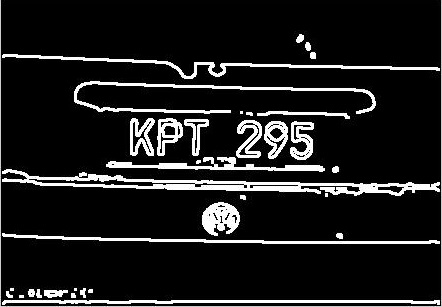
%> input picture origin/1.jpg, 442 x 307 px
$ octave main.m   (GNU Octave 9; MATLAB toolbox functions it lacks are replaced by stand-ins)
%> lines starting %> are read from the running program, lines starting %| are printed output that depends on the picture
test1 = imread('.\origin\1.jpg');
%> test1 is the input picture: size 307x442x3 uint8; min 0, max 255, mean 30
test2 = imread('.\origin\2.bmp');
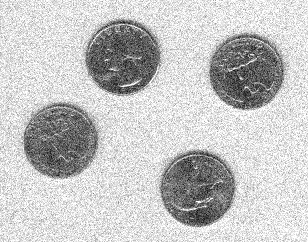
%> input picture origin/2.bmp, 308 x 242 px
%> test2 is the input picture: size 242x308x3 uint8; mean R, G, B 196.9, 196.9, 196.9
test3 = imread('.\origin\3.bmp');
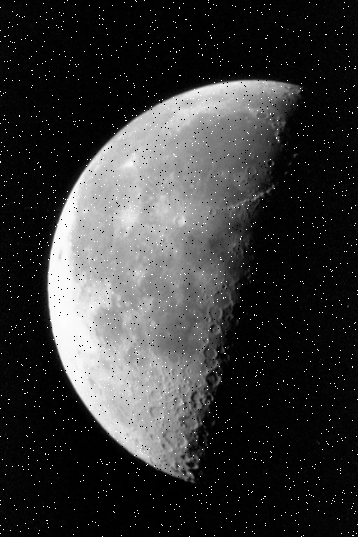
%> input picture origin/3.bmp, 358 x 537 px
%> test3 is the input picture: size 537x358x3 uint8; mean R, G, B 54.5, 54.5, 54.5
test4 = imread('.\origin\4.bmp');
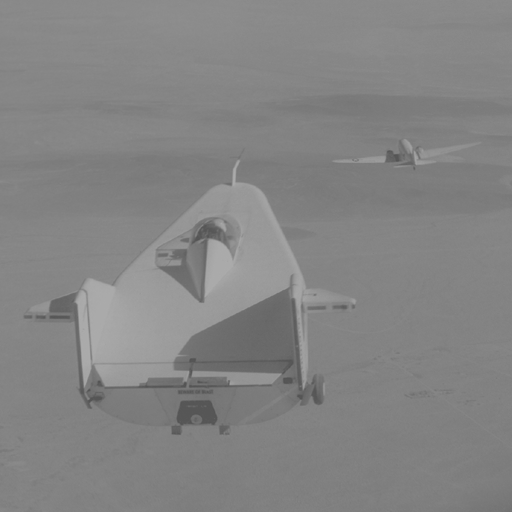
%> input picture origin/4.bmp, 512 x 512 px
%> test4 is the input picture: size 512x512x3 uint8; min 84, max 171, mean 131.8
test5 = imread('.\origin\5.bmp');
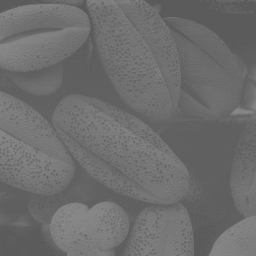
%> input picture origin/5.bmp, 256 x 256 px
%> test5 is the input picture: size 256x256x3 uint8; min 88, max 137, mean 108.8
test6 = imread('.\origin\6.jpg');
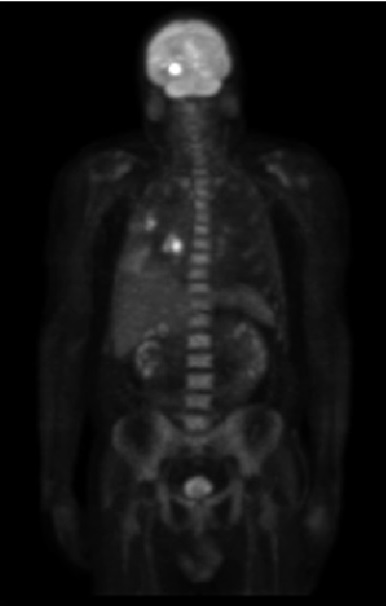
%> input picture origin/6.jpg, 386 x 606 px
%> test6 is the input picture: size 606x386x3 uint8; min 0, max 255, mean 20.1
%> (the run ends here)
